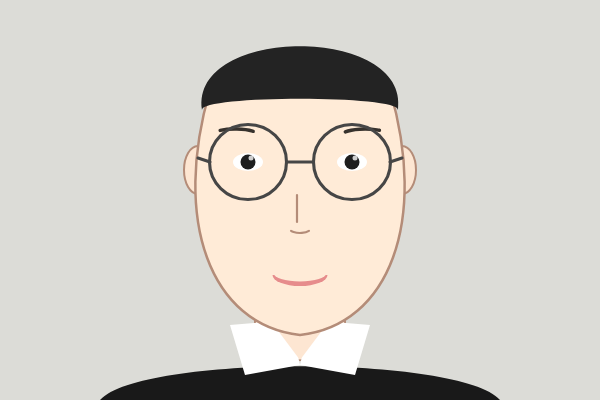
Frame 1 (no input)
Frame 2 (the mouse pressed at the canvas centre, redrawn once): identical to frame 1, image omitted

The p5.js sketch that drew this single still picture (run headless with seeded random() and noise() and a simulated clock; the mouse was pressed at the canvas centre and the sketch redrawn once):

// p5.js sketch
// ── sketch.js
function setup() {

  createCanvas(600, 400);

  noLoop(); 

}



function draw() {

  background(220, 220, 215); 



  let x = width / 2;

  let y = 180;



  stroke(180, 140, 120);

  strokeWeight(2);

  fill(253, 230, 210); 

  rect(x - 45, y + 80, 90, 100); 



  fill(25);

  noStroke();

  beginShape();

  vertex(x - 200, height);

  bezierVertex(x - 160, y + 175, x + 160, y + 175, x + 200, height);

  endShape(CLOSE);

  

  fill(255);

  beginShape();

  vertex(x - 10, y + 140);

  vertex(x - 70, y + 145);

  vertex(x - 55, y + 195);

  vertex(x, y + 185);

  endShape(CLOSE);

  beginShape();

  vertex(x + 10, y + 140);

  vertex(x + 70, y + 145);

  vertex(x + 55, y + 195);

  vertex(x, y + 185);

  endShape(CLOSE);

  fill(253, 230, 210); 

  triangle(x, y + 180, x - 30, y + 140, x + 30, y + 140);



  fill(253, 230, 210);

  stroke(180, 140, 120);

  ellipse(x - 102, y - 10, 28, 48); 

  ellipse(x + 102, y - 10, 28, 48);



  stroke(180, 140, 120);

  strokeWeight(2.5);

  fill(255, 235, 215);

  beginShape();

  vertex(x - 90, y - 90); 

  bezierVertex(x - 128, y + 40, x - 90, y + 145, x, y + 155); 

  bezierVertex(x + 90, y + 145, x + 128, y + 40, x + 90, y - 90); 

  endShape(CLOSE);



  fill(35); 

  noStroke();

  beginShape();

  vertex(x - 98, y - 70);  

  bezierVertex(x - 110, y - 155, x + 110, y - 155, x + 98, y - 70);

  bezierVertex(x + 100, y - 85, x - 100, y - 85, x - 98, y - 70);

  endShape(CLOSE);



  stroke(55, 50, 45);

  strokeWeight(3.5); 

  noFill();

  arc(x - 65, y - 45, 46, 12, PI + 0.3, TWO_PI - 0.2); 

  arc(x + 65, y - 45, 46, 12, PI * 1.05, PI * 1.9); 



  stroke(70); 

  strokeWeight(3.1); 

  ellipse(x - 52, y - 18, 77, 75); 

  ellipse(x + 52, y - 18, 77, 75);

  line(x - 13, y - 18, x + 13, y - 18);

  line(x - 90, y - 18, x - 102, y - 22); 

  line(x + 90, y - 18, x + 102, y - 22); 



  noStroke();

  fill(255);

  ellipse(x - 52, y - 18, 30, 18); 

  ellipse(x + 52, y - 18, 30, 18);

  fill(30);

  ellipse(x - 52, y - 18, 15, 15);

  ellipse(x + 52, y - 18, 15, 15);

  fill(255, 200);

  ellipse(x - 49, y - 22, 5, 5);

  ellipse(x + 55, y - 22, 5, 5);



  stroke(180, 140, 120);

  strokeWeight(2.2);

  noFill();

  arc(x, y + 48, 22, 10, PI * 0.1, PI * 0.9); 

  line(x - 3, y + 15, x - 3, y + 42); 



  noStroke();

  fill(230, 140, 140);

  arc(x, y + 95, 55, 22, 0, PI); 

  fill(255, 235, 215); 

  arc(x, y + 93, 53, 17, 0, PI);

}
